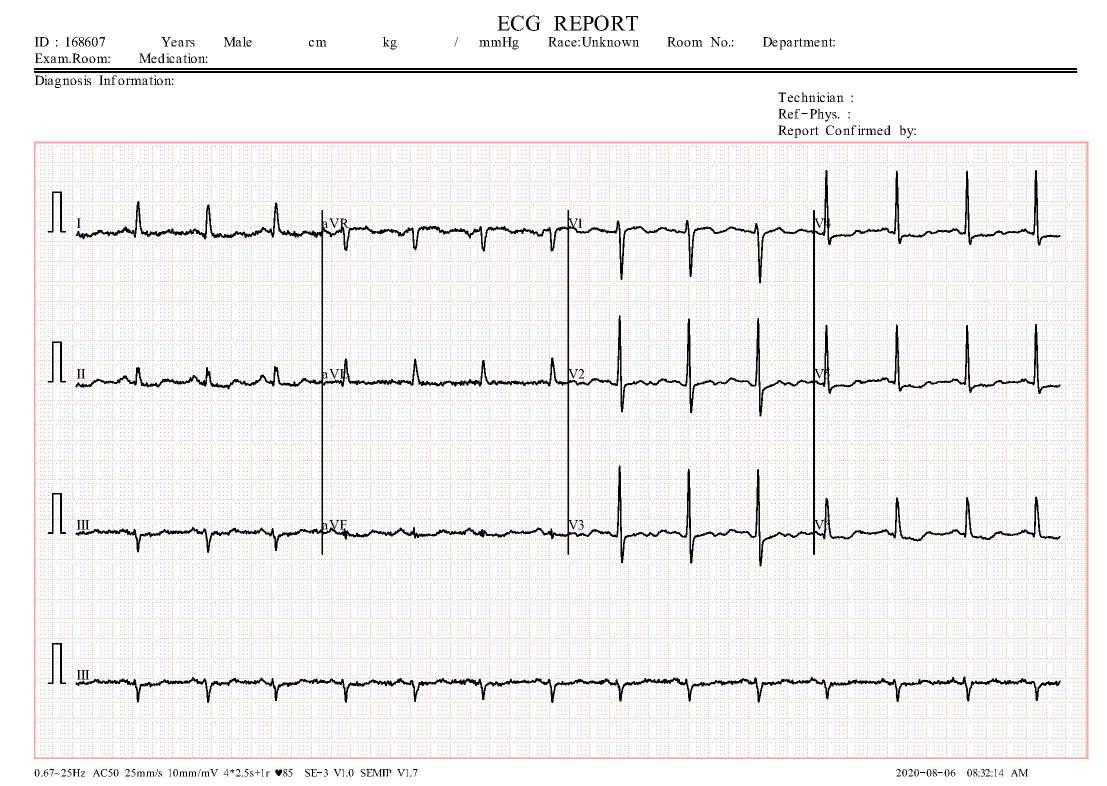
#> input picture data/raw/ecg_images/batimento_cardiaco_anormal/HB(10).jpg, 2213 x 1572 px (shown at 1/2 size); its folder holds only this picture in this run
$ jupyter execute --allow-errors 01_preprocessing.ipynb
#> lines starting #> are read from the running program, lines starting #| are printed output that depends on the picture
# CardioVision AI — Parte 1: Pré-processamento e Organização das Imagens

**Disciplina:** Classificação de Imagens Médicas com Deep Learning

Este notebook implementa o pipeline de preparação dos dados para classificação de ECGs.

## Dataset público

Utilizamos o dataset **ECG Heartbeat Categorization Images** (Kaggle), composto por imagens de eletrocardiogramas organizadas em 4 classes:

| Classe | Descrição clínica |
|--------|-------------------|
| `normal_ecg_images` | Batimentos cardíacos normais |
| `abnormal_heartbeat_ecg_images` | Arritmias / batimentos anormais |
| `myocardial_infarction_ecg_images` | Infarto agudo do miocárdio |
| `post_mi_history_ecg_images` | Histórico pós-infarto |

> **Colab:** faça upload da pasta `data/raw/ecg_images` ou monte o Google Drive com a mesma estrutura.

[cell 1]
# Descomente no Google Colab, se necessário:
# !pip install -q opencv-python-headless scikit-learn matplotlib pillow

import json
import shutil
from pathlib import Path

import cv2
import matplotlib.pyplot as plt
import numpy as np
from sklearn.model_selection import train_test_split

## 1. Configuração de caminhos

| Pasta | Função |
|-------|--------|
| `data/raw/ecg_images` | Imagens originais (entrada) |
| `data/processed/{train,validation,test}` | Imagens pré-processadas (saída) |
| `data/processed/metadata.json` | Metadados do split e hiperparâmetros |

[cell 2]
RAW_PATH = Path("../data/raw/ecg_images")
PROCESSED_PATH = Path("../data/processed")
TRAIN_PATH = PROCESSED_PATH / "train"
VAL_PATH = PROCESSED_PATH / "validation"
TEST_PATH = PROCESSED_PATH / "test"
METADATA_PATH = PROCESSED_PATH / "metadata.json"

IMG_SIZE = (224, 224)          # Redimensionamento padrão para CNNs
OUTPUT_FORMAT = ".jpg"         # Conversão de formato
TRAIN_RATIO, VAL_RATIO, TEST_RATIO = 0.70, 0.15, 0.15
RANDOM_STATE = 42

for path in (TRAIN_PATH, VAL_PATH, TEST_PATH):
    if path.exists():
        shutil.rmtree(path)
    path.mkdir(parents=True, exist_ok=True)

assert RAW_PATH.exists(), (
    f"Dataset não encontrado em {RAW_PATH.resolve()}. "
    "Baixe o dataset e coloque as imagens em subpastas por classe."
)

IMAGE_EXTENSIONS = {".jpg", ".jpeg", ".png", ".bmp", ".webp", ".tif", ".tiff"}


def list_image_files(folder: Path) -> list[Path]:
    """Lista apenas arquivos de imagem válidos dentro de uma pasta de classe."""
    return sorted(
        path
        for path in folder.iterdir()
        if path.is_file() and path.suffix.lower() in IMAGE_EXTENSIONS
    )


def read_image_bgr(image_path: Path) -> np.ndarray:
    """Lê imagem com suporte a caminhos Unicode no Windows (cv2.imread falha com acentos)."""
    buffer = np.fromfile(str(image_path), dtype=np.uint8)
    if buffer.size == 0:
        raise ValueError(f"Arquivo vazio ou inexistente: {image_path}")

    img_bgr = cv2.imdecode(buffer, cv2.IMREAD_COLOR)
#> img_bgr is the input picture: shape (1572, 2213, 3); mean B, G, R 239.8, 240, 242.4
    if img_bgr is None:
        raise ValueError(f"Não foi possível decodificar a imagem: {image_path}")
    return img_bgr

## 2. Exploração do dataset bruto

[cell 3]
class_counts = {}
for folder in sorted(RAW_PATH.iterdir()):
    if folder.is_dir():
        images = list_image_files(folder)
        class_counts[folder.name] = len(images)
        print(f"{folder.name}: {len(images)} imagens")

total = sum(class_counts.values())
print(f"\nTotal: {total} imagens | {len(class_counts)} classes")
assert total > 0, 'Nenhuma imagem encontrada. Verifique extensões (.jpg, .png, ...).'

## 3. Visualização de amostras (antes do pré-processamento)

[cell 4]
fig, axes = plt.subplots(1, len(class_counts), figsize=(3.5 * len(class_counts), 4))
if len(class_counts) == 1:
    axes = [axes]

for ax, class_name in zip(axes, class_counts):
    sample_path = list_image_files(RAW_PATH / class_name)[0]
    img_bgr = read_image_bgr(sample_path)
    ax.imshow(cv2.cvtColor(img_bgr, cv2.COLOR_BGR2RGB))
    ax.set_title(class_name.replace("_ecg_images", ""), fontsize=9)
    ax.axis("off")

plt.suptitle("Amostras do dataset bruto")
plt.tight_layout()
plt.show()
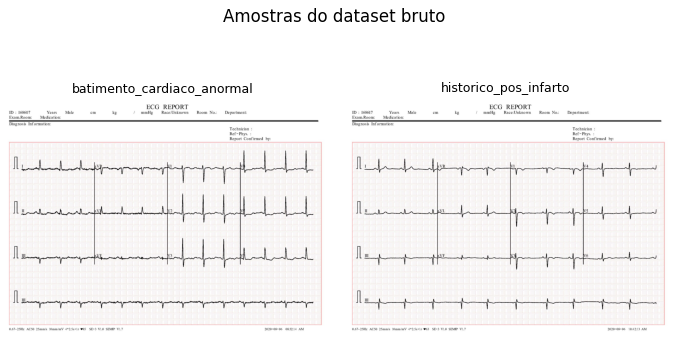
#> figure drawn by matplotlib, 2 panels

## 4. Pipeline de pré-processamento

Etapas aplicadas a **cada imagem**:

1. **Leitura** com OpenCV (suporta PNG, JPG, etc.)
2. **Conversão de cor** BGR → RGB (padrão para redes neurais)
3. **Redimensionamento** para 224×224 px (entrada compatível com VGG/ResNet)
4. **Normalização** dos pixels para o intervalo [0, 1] (`float32 / 255`)
5. **Conversão de formato** para JPEG (compressão uniforme)
6. **Persistência** nas pastas de treino, validação e teste

**Justificativas:**
- *224×224*: tamanho usado por modelos pré-treinados em ImageNet.
- *Normalização [0,1]*: estabiliza o gradiente e acelera a convergência.
- *Split estratificado 70/15/15*: mantém proporção de classes em todos os conjuntos.
- *Seed fixa (42)*: garante reprodutibilidade entre execuções e notebooks.

[cell 5]
def preprocess_image(image_path: Path) -> np.ndarray:
    """Carrega, redimensiona e normaliza uma imagem."""
    img_bgr = read_image_bgr(image_path)
    img_rgb = cv2.cvtColor(img_bgr, cv2.COLOR_BGR2RGB)
    img_resized = cv2.resize(img_rgb, IMG_SIZE, interpolation=cv2.INTER_AREA)
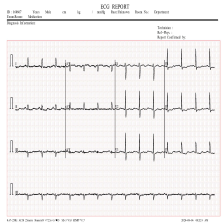
#> img_resized: shape (224, 224, 3); mean R, G, B 242.4, 240, 239.7
    img_normalized = img_resized.astype("float32") / 255.0
    return img_normalized


def save_preprocessed_image(array: np.ndarray, destination: Path) -> None:
    """Converte array normalizado de volta para uint8 e salva em JPEG."""
    destination.parent.mkdir(parents=True, exist_ok=True)
    img_uint8 = (np.clip(array, 0.0, 1.0) * 255).astype("uint8")
    img_bgr = cv2.cvtColor(img_uint8, cv2.COLOR_RGB2BGR)
    cv2.imwrite(str(destination.with_suffix(OUTPUT_FORMAT)), img_bgr, [cv2.IMWRITE_JPEG_QUALITY, 95])


# Demonstração em uma única imagem
first_class = next(iter(class_counts))
demo_path = list_image_files(RAW_PATH / first_class)[0]
demo_original = cv2.cvtColor(read_image_bgr(demo_path), cv2.COLOR_BGR2RGB)
demo_processed = preprocess_image(demo_path)

fig, axes = plt.subplots(1, 2, figsize=(8, 4))
axes[0].imshow(demo_original)
axes[0].set_title(f"Original {demo_original.shape[:2]}")
axes[0].axis("off")
axes[1].imshow(demo_processed)
axes[1].set_title(f"Processada {demo_processed.shape[:2]}\nmin={demo_processed.min():.2f}, max={demo_processed.max():.2f}")
axes[1].axis("off")
plt.show()
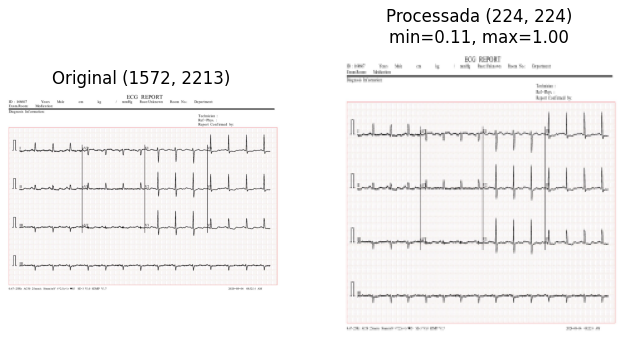
#> figure drawn by matplotlib, 2 panels
